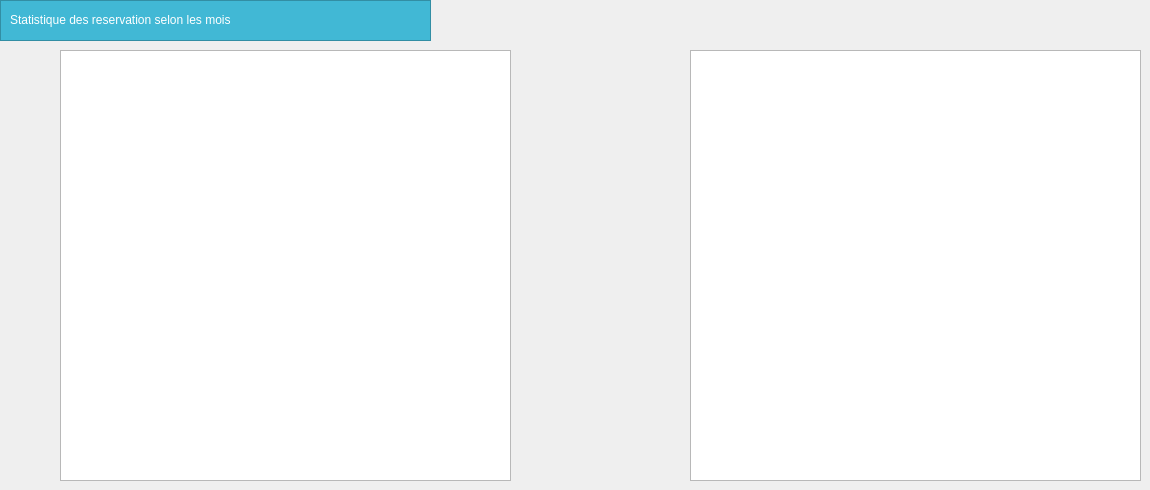
     <widget class="QWidget" name="tab_28">
      <attribute name="title">
       <string>stat</string>
      </attribute>
      <widget class="QFrame" name="frame_31">
       <property name="geometry">
        <rect>
         <x>0</x>
         <y>0</y>
         <width>431</width>
         <height>41</height>
        </rect>
       </property>
       <property name="styleSheet">
        <string notr="true">background-color: rgb(65, 184, 213);
color: rgb(255, 255, 255);</string>
       </property>
       <property name="frameShape">
        <enum>QFrame::Shape::StyledPanel</enum>
       </property>
       <property name="frameShadow">
        <enum>QFrame::Shadow::Raised</enum>
       </property>
       <widget class="QLabel" name="label_172">
        <property name="geometry">
         <rect>
          <x>10</x>
          <y>10</y>
          <width>391</width>
          <height>20</height>
         </rect>
        </property>
        <property name="text">
         <string>Statistique des reservation selon les mois</string>
        </property>
       </widget>
      </widget>
      <widget class="QGraphicsView" name="graphicsView1">
       <property name="geometry">
        <rect>
         <x>690</x>
         <y>50</y>
         <width>451</width>
         <height>431</height>
        </rect>
       </property>
      </widget>
      <widget class="QGraphicsView" name="graphicsView">
       <property name="geometry">
        <rect>
         <x>60</x>
         <y>50</y>
         <width>451</width>
         <height>431</height>
        </rect>
       </property>
      </widget>
     </widget>
